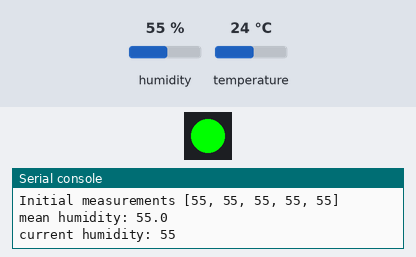
A program run on a simulated Raspberry Pi Pico running MicroPython. Shown: 1 RGB LEDs in strip order, left to right, the last lines printed to the serial console. The inputs (shaded band) are chosen by the test bench; at power-on: humidity 55 %, temperature 24 °C.

Above: at 7.1 s.
7.2 s: humidity set to 22 %
At 8.0 s:
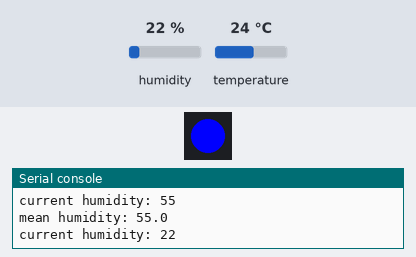
9.0 s: humidity set to 40 %
At 12.2 s:
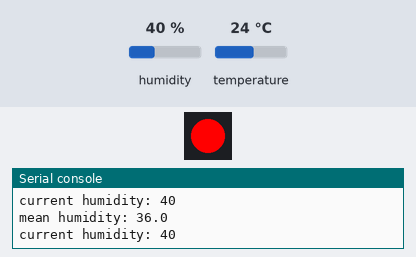
Timing chart, 0 to 16.7 s (numbered marks = the images above; inputs shaded):
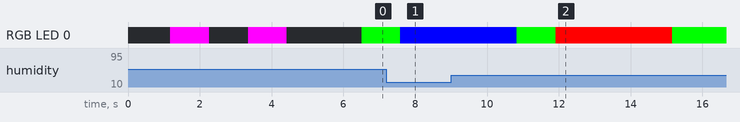

The program:

YD-RP2040_temperature_and_humidity_change_measuring_LED.py
```python
'''
Relative humidity change indicator using DHT20 humidity and temperature sensor
on YD-RP2040 microprocessor

Author: Victor De Pillecyn

Date of last change: 22/03/2023

License: Creative Commons BY (CC-BY)
///////////////////////////////////////////////////////////////////:
'''
# Import necessary packages and modules
import neopixel
from time import sleep
from machine import Pin, I2C

# You will need to add the dht20.py file to the Rasberry pico from
# https://github.com/flrrth/pico-dht20
from dht20 import DHT20

# Set up The Serial Data (SDA) and Serial Clock (SCL) pins for I2C0 communication protocol
i2c0_sda = Pin(0)
i2c0_scl = Pin(1)
i2c0 = I2C(0, sda=i2c0_sda, scl=i2c0_scl)

# Initiate sensor
dht20 = DHT20(0x38, i2c0)

# Denote adressable RGB LED
np = neopixel.NeoPixel(machine.Pin(23), 1)

# Initialise parameters
measurement_number = 5 # Number of measurements/seconds to calculate the mean
measurement_array = [] # Array to keep the measurements stored
precision = 0 # Number of decimals wanted (careful, DHT20 only precise by 0.1)
change_needed = 1 # Change in relative humidity (%) needed to initialise light change

# Initial measurements
for i in range(measurement_number):
    measurement_array.append(int(dht20.measurements['rh'])) # Command to make a humidity measurement
    np[0] = ((i%2)*255, 0, (i%2)*255) # Blink between off and purple while setting up
    np.write() # Don't forget this line to make the LED change color
    sleep(1) # Sleep one second

# Check initial measurements by printing them
print(f'Initial measurements {measurement_array}')

while True:
    sleep(1)
    # Calculate mean of measurements and round off
    mean_hum = round(sum(measurement_array)/len(measurement_array), precision)
    print(f'mean humidity: {mean_hum}')
    current_hum = int(dht20.measurements['rh']) # Measure current relative humidity
    print(f'current humidity: {current_hum}')
    if current_hum > mean_hum + change_needed: # If current bigger than mean + change_needed
        np[0] = (255, 0, 0) # LED turns red
        np.write()
    elif current_hum < mean_hum - change_needed: # If current smaller than mean - change_needed
        np[0] = (0, 0, 255) # LED turns blue
        np.write()
    else:
        np[0] = (0, 255, 0) # LED turns green
        np.write()
    measurement_array.pop(0) # Remove first measurement from array
    measurement_array.append(current_hum) # Add current measurement to array
```

Measured:
- after the input at 7.2 s, RGB LED 0: RGB(0, 255, 0) → RGB(0, 0, 255) after 0.39 s
